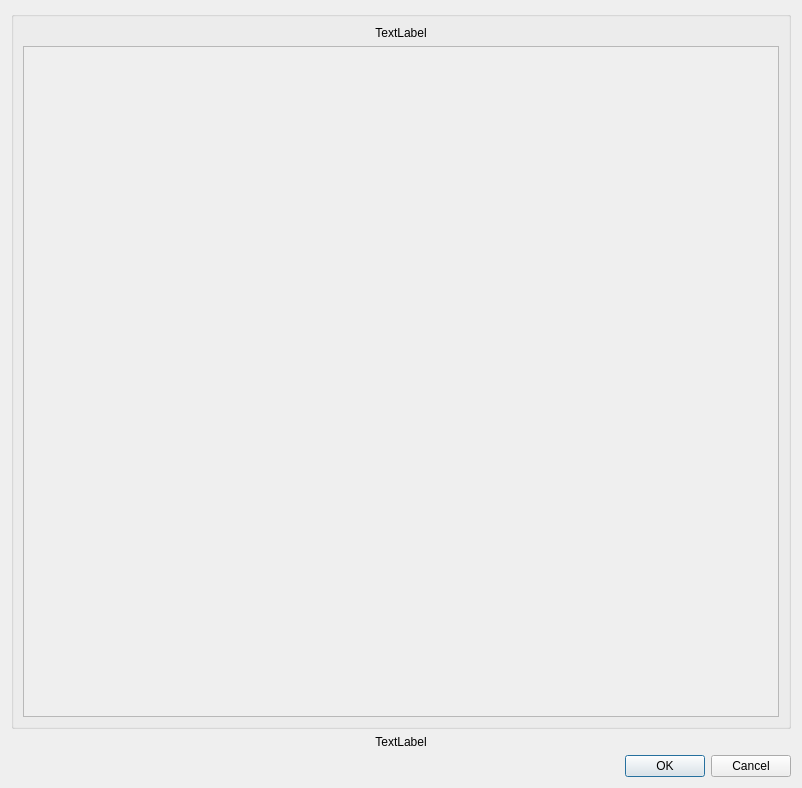
<?xml version="1.0" encoding="UTF-8"?>
<ui version="4.0">
 <class>DescriptiveCard</class>
 <widget class="QDialog" name="DescriptiveCard">
  <property name="geometry">
   <rect>
    <x>0</x>
    <y>0</y>
    <width>802</width>
    <height>788</height>
   </rect>
  </property>
  <property name="sizePolicy">
   <sizepolicy hsizetype="Preferred" vsizetype="Preferred">
    <horstretch>0</horstretch>
    <verstretch>0</verstretch>
   </sizepolicy>
  </property>
  <property name="windowTitle">
   <string>Dialog</string>
  </property>
  <layout class="QVBoxLayout" name="verticalLayout_2">
   <item>
    <widget class="QGroupBox" name="groupBox">
     <property name="title">
      <string/>
     </property>
     <layout class="QGridLayout" name="gridLayout">
      <item row="0" column="0">
       <widget class="QLabel" name="label">
        <property name="sizePolicy">
         <sizepolicy hsizetype="Preferred" vsizetype="Maximum">
          <horstretch>0</horstretch>
          <verstretch>0</verstretch>
         </sizepolicy>
        </property>
        <property name="layoutDirection">
         <enum>Qt::LeftToRight</enum>
        </property>
        <property name="text">
         <string>TextLabel</string>
        </property>
        <property name="textFormat">
         <enum>Qt::PlainText</enum>
        </property>
        <property name="scaledContents">
         <bool>false</bool>
        </property>
        <property name="alignment">
         <set>Qt::AlignCenter</set>
        </property>
       </widget>
      </item>
      <item row="1" column="0">
       <widget class="QScrollArea" name="scrollArea">
        <property name="sizePolicy">
         <sizepolicy hsizetype="Expanding" vsizetype="Expanding">
          <horstretch>0</horstretch>
          <verstretch>0</verstretch>
         </sizepolicy>
        </property>
        <property name="widgetResizable">
         <bool>true</bool>
        </property>
        <widget class="QWidget" name="scrollAreaWidgetContents_2">
         <property name="geometry">
          <rect>
           <x>0</x>
           <y>0</y>
           <width>756</width>
           <height>653</height>
          </rect>
         </property>
         <layout class="QGridLayout" name="gridLayout_2">
          <item row="0" column="0">
           <layout class="QVBoxLayout" name="verticalLayout"/>
          </item>
         </layout>
        </widget>
       </widget>
      </item>
     </layout>
    </widget>
   </item>
   <item>
    <widget class="QLabel" name="instructionsLabel">
     <property name="sizePolicy">
      <sizepolicy hsizetype="Minimum" vsizetype="Maximum">
       <horstretch>0</horstretch>
       <verstretch>0</verstretch>
      </sizepolicy>
     </property>
     <property name="layoutDirection">
      <enum>Qt::LeftToRight</enum>
     </property>
     <property name="text">
      <string>TextLabel</string>
     </property>
     <property name="alignment">
      <set>Qt::AlignCenter</set>
     </property>
    </widget>
   </item>
   <item>
    <widget class="QDialogButtonBox" name="buttonBox">
     <property name="orientation">
      <enum>Qt::Horizontal</enum>
     </property>
     <property name="standardButtons">
      <set>QDialogButtonBox::Cancel|QDialogButtonBox::Ok</set>
     </property>
    </widget>
   </item>
  </layout>
 </widget>
 <resources/>
 <connections>
  <connection>
   <sender>buttonBox</sender>
   <signal>accepted()</signal>
   <receiver>DescriptiveCard</receiver>
   <slot>accept()</slot>
   <hints>
    <hint type="sourcelabel">
     <x>248</x>
     <y>254</y>
    </hint>
    <hint type="destinationlabel">
     <x>157</x>
     <y>274</y>
    </hint>
   </hints>
  </connection>
  <connection>
   <sender>buttonBox</sender>
   <signal>rejected()</signal>
   <receiver>DescriptiveCard</receiver>
   <slot>reject()</slot>
   <hints>
    <hint type="sourcelabel">
     <x>316</x>
     <y>260</y>
    </hint>
    <hint type="destinationlabel">
     <x>286</x>
     <y>274</y>
    </hint>
   </hints>
  </connection>
 </connections>
</ui>
